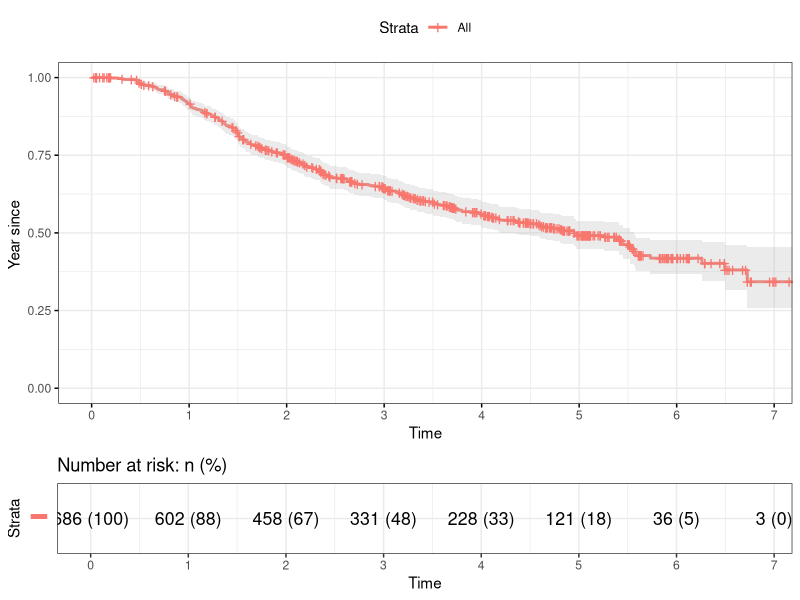
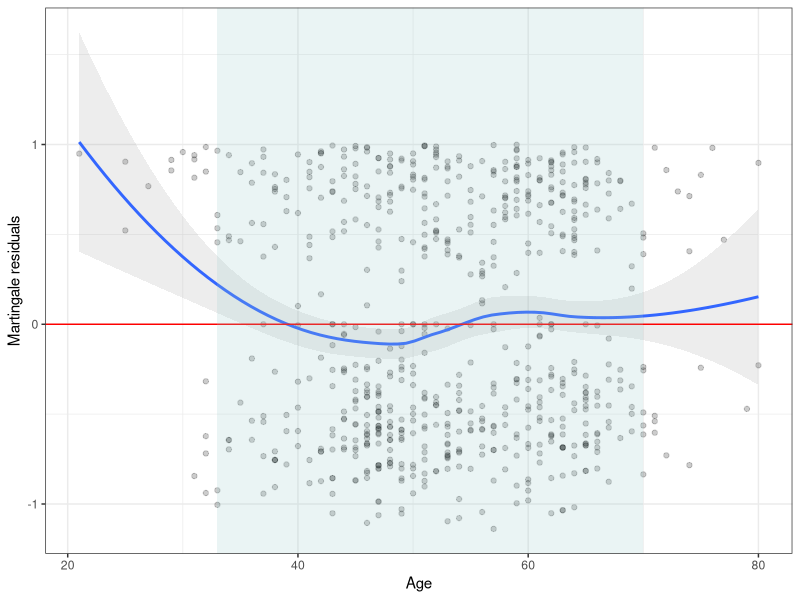
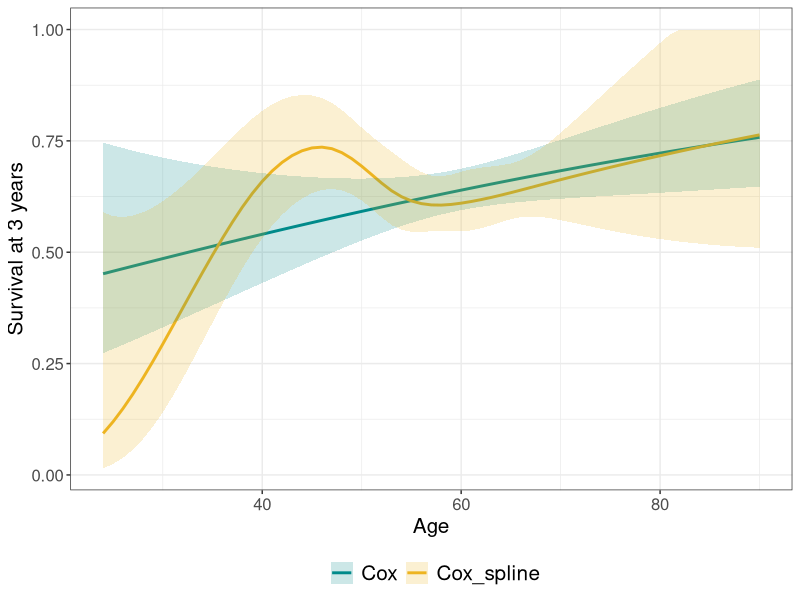
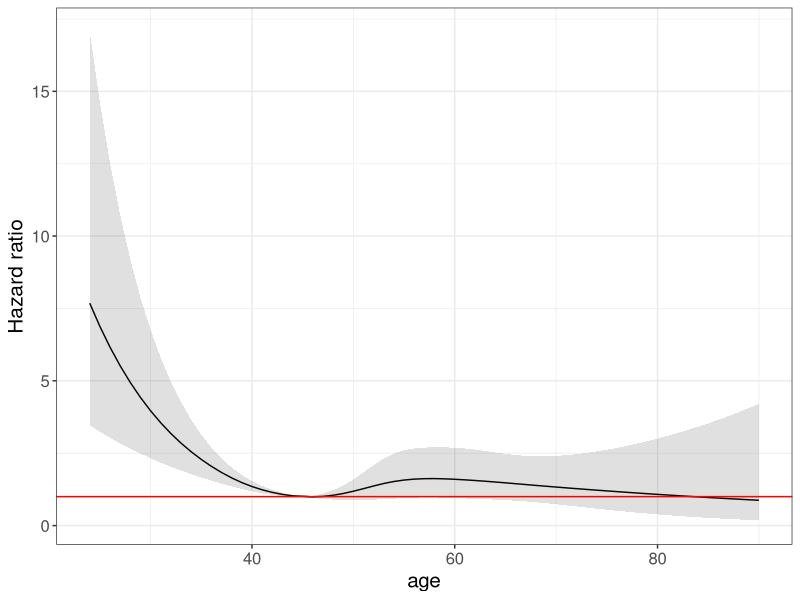

Generate these figures, in order, with R:
## ---- chunk 1
#| message: false
#| warning: false

library(dplyr)
library(ggplot2)
library(survival)
library(survminer)
library(rms)
library(emmeans)

# see https://cran.r-project.org/web/packages/survival/vignettes/splines.pdf
## ---- chunk 2
str(gbsg)
## ---- chunk 3
ggsurvplot(survfit(Surv(rfstime, status) ~ 1, data=gbsg),
           pval = FALSE, conf.int = TRUE,
           xscale = 365.25,
           break.time.by = 365.25,
           ylab = "Year since ",
           risk.table = "abs_pct",  # absolute number and percentage at risk.
           risk.table.y.text = FALSE, # show bars instead of names in text annotations
           surv.median.line = "none", # Specify median survival
           ggtheme = theme_bw())
## ---- chunk 4
mcox <- coxph(Surv(rfstime, status) ~ meno + age, data=gbsg)

# Summarize the model
summary(mcox, scale=365.25)
## ---- chunk 5
# survminer::ggcoxdiagnostics(mcox, type = "martingale")

martResb <- residuals(mcox, process = "Event")

ggplot(gbsg, aes(x=age, y=martResb)) +
  geom_point(alpha = 0.2) +
  stat_smooth(method = "loess", formula = y ~ x, alpha = 0.17) + 
  geom_hline(yintercept=0, color = "red") + 
  annotate("rect", xmin = quantile(gbsg$age,0.025),
           xmax = quantile(gbsg$age,0.975),
           ymin = -Inf, ymax = Inf, alpha = 0.2, fill = "#99CCCC") +
  labs(x = "Age",
       y = "Martingale residuals") + 
  theme_bw()
## ---- chunk 6
mcox_spl <- coxph(Surv(rfstime, status) ~ meno + rcs(age), data=gbsg)

anova(mcox, mcox_spl, test = "LRT")
## ---- chunk 7
AIC(mcox, mcox_spl)
## ---- chunk 8
anova(mcox_spl)
## ---- chunk 9
summary(mcox_spl, scale=365.25)
## ---- chunk 10
age_range <- seq(24, 90, by = 1)
t <- 3

mcox_pred <- summary(survfit(mcox, newdata = data.frame(age = age_range, meno = 1)), 
                     times = t*365.25, scale=365.25)

mcox_spl_pred <- summary(survfit(mcox_spl, newdata = data.frame(age = age_range, meno = 1)), 
                     times = t*365.25, scale=365.25)

mcox_pred_all <- bind_cols(age = rep(age_range, 2),
                           Model = rep(c("Cox", "Cox_spline"), each = length(age_range)),
                           Time = t,
                           Surv_Prob = c(mcox_pred$surv, mcox_spl_pred$surv), 
                           Lower = c(mcox_pred$lower, mcox_spl_pred$lower), 
                           Upper = c(mcox_pred$upper, mcox_spl_pred$upper))


ggplot(mcox_pred_all, aes(x = age, y = Surv_Prob)) +
  geom_line(aes(color = Model), linewidth = 1) +
  geom_ribbon(aes(ymin=Lower, ymax=Upper, fill = Model), alpha=.2) +
  scale_discrete_manual(c("color", "fill"),
                        values=c("Cox" = "cyan4", "Cox_spline" = "goldenrod2")) +
  labs(x = "Age", y = "Survival at 3 years", color = "", fill = "") +
  theme_bw() +
  theme(legend.title = element_text(size = 15, face = 'bold'),
        legend.text = element_text(size = 15),
        text = element_text(size=15), legend.position="bottom")
## ---- chunk 11
# #### Visualization
# library(ggeffects)
# ggpredict(mcox_spl, terms = "age", type = "survival") %>%
#   plot()
## ---- chunk 12
ref <- 45

mcox_spl_emm <- emmeans(mcox_spl, ~ age, at = list(age = age_range), type = "response")

mcox_spl_ctrs <- emmeans::contrast(mcox_spl_emm, "trt.vs.ctrl", ref = paste0("age", ref), 
                                   infer = T,  adjust = "none")
  
mcox_spl_ctrs %>%
  as.data.frame() %>%
  bind_cols("age" = age_range[age_range != ref]) %>% 
  ggplot(., aes(x=age, y=ratio)) +
  geom_line() +
  geom_ribbon(aes(ymin=asymp.LCL, ymax=asymp.UCL), alpha=0.15, linetype=0) +
  geom_hline(yintercept=1, color = "red") +
  labs(x = "age", y = "Hazard ratio") +
  theme_bw() +
  theme(legend.title = element_text(size = 15, face = 'bold'),
        legend.text = element_text(size = 15),
        text = element_text(size=15),legend.position="bottom")
